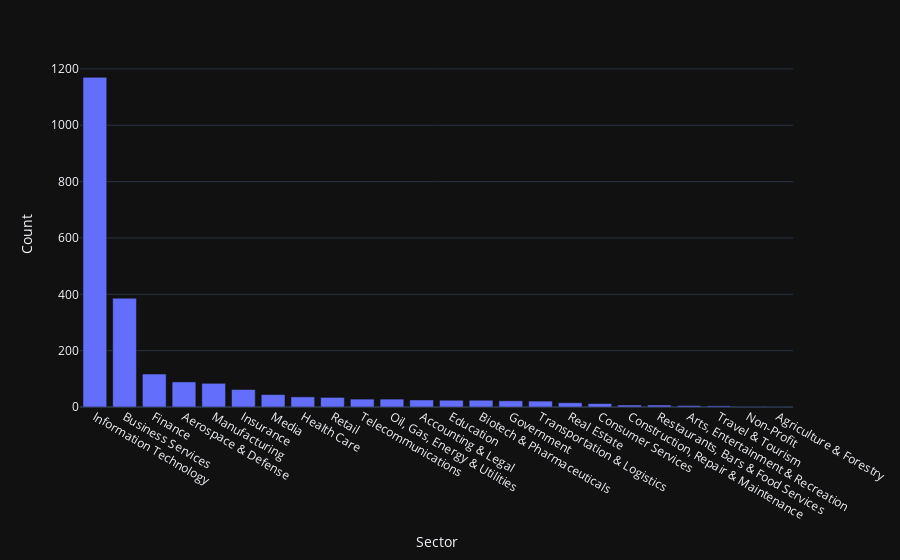

This figure's notebook cell:
### Code cell
Sector = df.groupby(['Sector']).size().reset_index(name = 'Count').sort_values('Count', ascending=False)

px.bar(Sector, x='Sector', y='Count')

### Figure 1 — Plotly figure (JSON) as saved in the notebook; plotly's stock layout.template omitted (floating-point values rounded to 4 significant figures)
{"data": [{"alignmentgroup": "True", "hovertemplate": "Sector=%{x}<br>Count=%{y}<extra></extra>", "legendgroup": "", "marker": {"color": "#636efa", "pattern": {"shape": ""}}, "name": "", "offsetgroup": "", "orientation": "v", "showlegend": false, "textposition": "auto", "x": ["Information Technology", "Business Services", "Finance", "Aerospace & Defense", "Manufacturing", "Insurance", "Media", "Health Care", "Retail", "Telecommunications", "Oil, Gas, Energy & Utilities", "Accounting & Legal", "Education", "Biotech & Pharmaceuticals", "Government", "Transportation & Logistics", "Real Estate", "Consumer Services", "Construction, Repair & Maintenance", "Restaurants, Bars & Food Services", "Arts, Entertainment & Recreation", "Travel & Tourism", "Non-Profit", "Agriculture & Forestry"], "xaxis": "x", "y": [1170, 386, 117, 89, 84, 62, 44, 36, 34, 28, 28, 25, 24, 24, 22, 21, 15, 12, 7, 7, 5, 4, 2, 1], "yaxis": "y", "type": "bar"}], "layout": {"xaxis": {"anchor": "y", "domain": [0.0, 1.0], "title": {"text": "Sector"}}, "yaxis": {"anchor": "x", "domain": [0.0, 1.0], "title": {"text": "Count"}}, "legend": {"tracegroupgap": 0}, "margin": {"t": 60}, "barmode": "relative"}}
